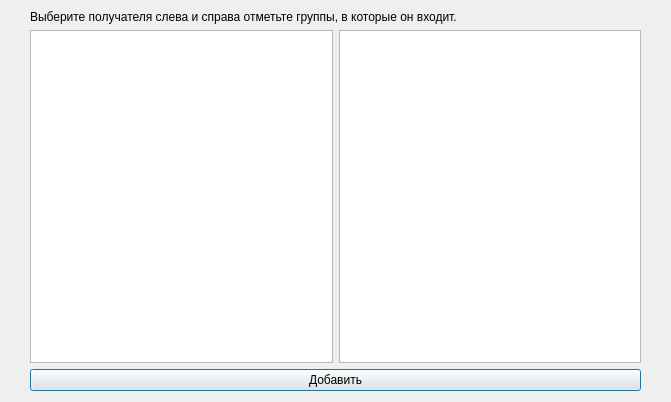
<?xml version="1.0" encoding="UTF-8"?>
<ui version="4.0">
 <class>GroupsDistribution</class>
 <widget class="QDialog" name="GroupsDistribution">
  <property name="geometry">
   <rect>
    <x>0</x>
    <y>0</y>
    <width>671</width>
    <height>402</height>
   </rect>
  </property>
  <property name="windowTitle">
   <string>Dialog</string>
  </property>
  <widget class="QWidget" name="">
   <property name="geometry">
    <rect>
     <x>30</x>
     <y>10</y>
     <width>611</width>
     <height>381</height>
    </rect>
   </property>
   <layout class="QGridLayout" name="gridLayout">
    <item row="0" column="0" colspan="2">
     <widget class="QLabel" name="label">
      <property name="text">
       <string>Выберите получателя слева и справа отметьте группы, в которые он входит.</string>
      </property>
      <property name="scaledContents">
       <bool>false</bool>
      </property>
     </widget>
    </item>
    <item row="1" column="0">
     <widget class="QTableView" name="tableViewReceivers"/>
    </item>
    <item row="1" column="1">
     <widget class="QTableWidget" name="tableWidgetGroups"/>
    </item>
    <item row="2" column="0" colspan="2">
     <widget class="QPushButton" name="pushButton">
      <property name="text">
       <string>Добавить</string>
      </property>
     </widget>
    </item>
   </layout>
  </widget>
 </widget>
 <resources/>
 <connections/>
</ui>
